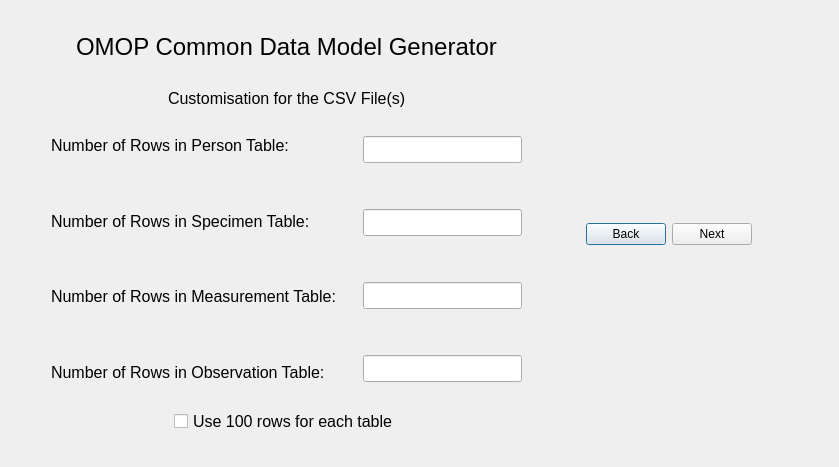
<?xml version="1.0" encoding="UTF-8"?>
<ui version="4.0">
 <class>Dialog</class>
 <widget class="QDialog" name="Dialog">
  <property name="geometry">
   <rect>
    <x>0</x>
    <y>0</y>
    <width>839</width>
    <height>467</height>
   </rect>
  </property>
  <property name="windowTitle">
   <string>Dialog</string>
  </property>
  <layout class="QFormLayout" name="formLayout">
   <item row="0" column="0">
    <layout class="QVBoxLayout" name="verticalLayout_4">
     <item>
      <spacer name="verticalSpacer_5">
       <property name="orientation">
        <enum>Qt::Vertical</enum>
       </property>
       <property name="sizeHint" stdset="0">
        <size>
         <width>490</width>
         <height>13</height>
        </size>
       </property>
      </spacer>
     </item>
     <item>
      <layout class="QHBoxLayout" name="horizontalLayout">
       <item>
        <spacer name="horizontalSpacer">
         <property name="orientation">
          <enum>Qt::Horizontal</enum>
         </property>
         <property name="sizeHint" stdset="0">
          <size>
           <width>40</width>
           <height>20</height>
          </size>
         </property>
        </spacer>
       </item>
       <item>
        <widget class="QLabel" name="title_label">
         <property name="font">
          <font>
           <pointsize>18</pointsize>
          </font>
         </property>
         <property name="text">
          <string>OMOP Common Data Model Generator</string>
         </property>
        </widget>
       </item>
       <item>
        <spacer name="horizontalSpacer_2">
         <property name="orientation">
          <enum>Qt::Horizontal</enum>
         </property>
         <property name="sizeHint" stdset="0">
          <size>
           <width>40</width>
           <height>20</height>
          </size>
         </property>
        </spacer>
       </item>
      </layout>
     </item>
     <item>
      <spacer name="verticalSpacer">
       <property name="orientation">
        <enum>Qt::Vertical</enum>
       </property>
       <property name="sizeHint" stdset="0">
        <size>
         <width>490</width>
         <height>13</height>
        </size>
       </property>
      </spacer>
     </item>
     <item>
      <layout class="QHBoxLayout" name="horizontalLayout_2">
       <item>
        <spacer name="horizontalSpacer_3">
         <property name="orientation">
          <enum>Qt::Horizontal</enum>
         </property>
         <property name="sizeHint" stdset="0">
          <size>
           <width>40</width>
           <height>20</height>
          </size>
         </property>
        </spacer>
       </item>
       <item>
        <widget class="QLabel" name="des_label_2">
         <property name="font">
          <font>
           <pointsize>12</pointsize>
          </font>
         </property>
         <property name="text">
          <string>Customisation for the CSV File(s)</string>
         </property>
        </widget>
       </item>
       <item>
        <spacer name="horizontalSpacer_4">
         <property name="orientation">
          <enum>Qt::Horizontal</enum>
         </property>
         <property name="sizeHint" stdset="0">
          <size>
           <width>40</width>
           <height>20</height>
          </size>
         </property>
        </spacer>
       </item>
      </layout>
     </item>
     <item>
      <spacer name="verticalSpacer_2">
       <property name="orientation">
        <enum>Qt::Vertical</enum>
       </property>
       <property name="sizeHint" stdset="0">
        <size>
         <width>490</width>
         <height>13</height>
        </size>
       </property>
      </spacer>
     </item>
     <item>
      <layout class="QHBoxLayout" name="horizontalLayout_9">
       <item>
        <spacer name="horizontalSpacer_5">
         <property name="orientation">
          <enum>Qt::Horizontal</enum>
         </property>
         <property name="sizeHint" stdset="0">
          <size>
           <width>40</width>
           <height>20</height>
          </size>
         </property>
        </spacer>
       </item>
       <item>
        <layout class="QVBoxLayout" name="verticalLayout_3">
         <item>
          <widget class="QLabel" name="person_label">
           <property name="font">
            <font>
             <pointsize>12</pointsize>
            </font>
           </property>
           <property name="text">
            <string>Number of Rows in Person Table:</string>
           </property>
          </widget>
         </item>
         <item>
          <spacer name="verticalSpacer_3">
           <property name="orientation">
            <enum>Qt::Vertical</enum>
           </property>
           <property name="sizeHint" stdset="0">
            <size>
             <width>306</width>
             <height>13</height>
            </size>
           </property>
          </spacer>
         </item>
         <item>
          <widget class="QLabel" name="specimen_label_2">
           <property name="font">
            <font>
             <pointsize>12</pointsize>
            </font>
           </property>
           <property name="text">
            <string>Number of Rows in Specimen Table:</string>
           </property>
          </widget>
         </item>
         <item>
          <spacer name="verticalSpacer_10">
           <property name="orientation">
            <enum>Qt::Vertical</enum>
           </property>
           <property name="sizeHint" stdset="0">
            <size>
             <width>306</width>
             <height>13</height>
            </size>
           </property>
          </spacer>
         </item>
         <item>
          <widget class="QLabel" name="measurement_label">
           <property name="font">
            <font>
             <pointsize>12</pointsize>
            </font>
           </property>
           <property name="text">
            <string>Number of Rows in Measurement Table:</string>
           </property>
          </widget>
         </item>
         <item>
          <spacer name="verticalSpacer_9">
           <property name="orientation">
            <enum>Qt::Vertical</enum>
           </property>
           <property name="sizeHint" stdset="0">
            <size>
             <width>306</width>
             <height>13</height>
            </size>
           </property>
          </spacer>
         </item>
         <item>
          <widget class="QLabel" name="observation_label_2">
           <property name="font">
            <font>
             <pointsize>12</pointsize>
            </font>
           </property>
           <property name="text">
            <string>Number of Rows in Observation Table:</string>
           </property>
          </widget>
         </item>
        </layout>
       </item>
       <item>
        <layout class="QVBoxLayout" name="verticalLayout">
         <item>
          <layout class="QHBoxLayout" name="horizontalLayout_3">
           <item>
            <widget class="QLineEdit" name="person_lineEdit_2">
             <property name="enabled">
              <bool>true</bool>
             </property>
             <property name="font">
              <font>
               <pointsize>12</pointsize>
               <weight>75</weight>
               <bold>true</bold>
              </font>
             </property>
            </widget>
           </item>
           <item>
            <spacer name="horizontalSpacer_12">
             <property name="orientation">
              <enum>Qt::Horizontal</enum>
             </property>
             <property name="sizeHint" stdset="0">
              <size>
               <width>40</width>
               <height>20</height>
              </size>
             </property>
            </spacer>
           </item>
          </layout>
         </item>
         <item>
          <spacer name="verticalSpacer_11">
           <property name="orientation">
            <enum>Qt::Vertical</enum>
           </property>
           <property name="sizeHint" stdset="0">
            <size>
             <width>20</width>
             <height>40</height>
            </size>
           </property>
          </spacer>
         </item>
         <item>
          <layout class="QHBoxLayout" name="horizontalLayout_6">
           <item>
            <widget class="QLineEdit" name="specimen_lineEdit_3">
             <property name="enabled">
              <bool>true</bool>
             </property>
             <property name="font">
              <font>
               <pointsize>12</pointsize>
               <weight>75</weight>
               <bold>true</bold>
              </font>
             </property>
            </widget>
           </item>
           <item>
            <spacer name="horizontalSpacer_17">
             <property name="orientation">
              <enum>Qt::Horizontal</enum>
             </property>
             <property name="sizeHint" stdset="0">
              <size>
               <width>40</width>
               <height>20</height>
              </size>
             </property>
            </spacer>
           </item>
          </layout>
         </item>
         <item>
          <spacer name="verticalSpacer_12">
           <property name="orientation">
            <enum>Qt::Vertical</enum>
           </property>
           <property name="sizeHint" stdset="0">
            <size>
             <width>20</width>
             <height>40</height>
            </size>
           </property>
          </spacer>
         </item>
         <item>
          <layout class="QHBoxLayout" name="horizontalLayout_7">
           <item>
            <widget class="QLineEdit" name="measurement_lineEdit">
             <property name="enabled">
              <bool>true</bool>
             </property>
             <property name="font">
              <font>
               <pointsize>12</pointsize>
               <weight>75</weight>
               <bold>true</bold>
              </font>
             </property>
            </widget>
           </item>
           <item>
            <spacer name="horizontalSpacer_6">
             <property name="orientation">
              <enum>Qt::Horizontal</enum>
             </property>
             <property name="sizeHint" stdset="0">
              <size>
               <width>40</width>
               <height>20</height>
              </size>
             </property>
            </spacer>
           </item>
          </layout>
         </item>
         <item>
          <spacer name="verticalSpacer_13">
           <property name="orientation">
            <enum>Qt::Vertical</enum>
           </property>
           <property name="sizeHint" stdset="0">
            <size>
             <width>20</width>
             <height>40</height>
            </size>
           </property>
          </spacer>
         </item>
         <item>
          <layout class="QHBoxLayout" name="horizontalLayout_8">
           <item>
            <widget class="QLineEdit" name="observation__lineEdit_2">
             <property name="enabled">
              <bool>true</bool>
             </property>
             <property name="font">
              <font>
               <pointsize>12</pointsize>
               <weight>75</weight>
               <bold>true</bold>
              </font>
             </property>
            </widget>
           </item>
           <item>
            <spacer name="horizontalSpacer_15">
             <property name="orientation">
              <enum>Qt::Horizontal</enum>
             </property>
             <property name="sizeHint" stdset="0">
              <size>
               <width>40</width>
               <height>20</height>
              </size>
             </property>
            </spacer>
           </item>
          </layout>
         </item>
        </layout>
       </item>
      </layout>
     </item>
     <item>
      <spacer name="verticalSpacer_4">
       <property name="orientation">
        <enum>Qt::Vertical</enum>
       </property>
       <property name="sizeHint" stdset="0">
        <size>
         <width>490</width>
         <height>13</height>
        </size>
       </property>
      </spacer>
     </item>
     <item>
      <layout class="QHBoxLayout" name="horizontalLayout_4">
       <item>
        <spacer name="horizontalSpacer_7">
         <property name="orientation">
          <enum>Qt::Horizontal</enum>
         </property>
         <property name="sizeHint" stdset="0">
          <size>
           <width>40</width>
           <height>20</height>
          </size>
         </property>
        </spacer>
       </item>
       <item>
        <widget class="QCheckBox" name="default_checkBox">
         <property name="font">
          <font>
           <pointsize>12</pointsize>
          </font>
         </property>
         <property name="text">
          <string>Use 100 rows for each table</string>
         </property>
        </widget>
       </item>
       <item>
        <spacer name="horizontalSpacer_8">
         <property name="orientation">
          <enum>Qt::Horizontal</enum>
         </property>
         <property name="sizeHint" stdset="0">
          <size>
           <width>40</width>
           <height>20</height>
          </size>
         </property>
        </spacer>
       </item>
      </layout>
     </item>
     <item>
      <spacer name="verticalSpacer_8">
       <property name="orientation">
        <enum>Qt::Vertical</enum>
       </property>
       <property name="sizeHint" stdset="0">
        <size>
         <width>490</width>
         <height>13</height>
        </size>
       </property>
      </spacer>
     </item>
    </layout>
   </item>
   <item row="0" column="1">
    <layout class="QVBoxLayout" name="verticalLayout_2">
     <item>
      <spacer name="verticalSpacer_7">
       <property name="orientation">
        <enum>Qt::Vertical</enum>
       </property>
       <property name="sizeHint" stdset="0">
        <size>
         <width>20</width>
         <height>40</height>
        </size>
       </property>
      </spacer>
     </item>
     <item>
      <layout class="QHBoxLayout" name="horizontalLayout_5">
       <item>
        <spacer name="horizontalSpacer_10">
         <property name="orientation">
          <enum>Qt::Horizontal</enum>
         </property>
         <property name="sizeHint" stdset="0">
          <size>
           <width>40</width>
           <height>20</height>
          </size>
         </property>
        </spacer>
       </item>
       <item>
        <widget class="QPushButton" name="back_Button">
         <property name="text">
          <string>Back</string>
         </property>
        </widget>
       </item>
       <item>
        <widget class="QPushButton" name="next_Button">
         <property name="text">
          <string>Next</string>
         </property>
        </widget>
       </item>
       <item>
        <spacer name="horizontalSpacer_9">
         <property name="orientation">
          <enum>Qt::Horizontal</enum>
         </property>
         <property name="sizeHint" stdset="0">
          <size>
           <width>98</width>
           <height>20</height>
          </size>
         </property>
        </spacer>
       </item>
      </layout>
     </item>
     <item>
      <spacer name="verticalSpacer_6">
       <property name="orientation">
        <enum>Qt::Vertical</enum>
       </property>
       <property name="sizeHint" stdset="0">
        <size>
         <width>20</width>
         <height>40</height>
        </size>
       </property>
      </spacer>
     </item>
    </layout>
   </item>
  </layout>
 </widget>
 <resources/>
 <connections/>
</ui>
